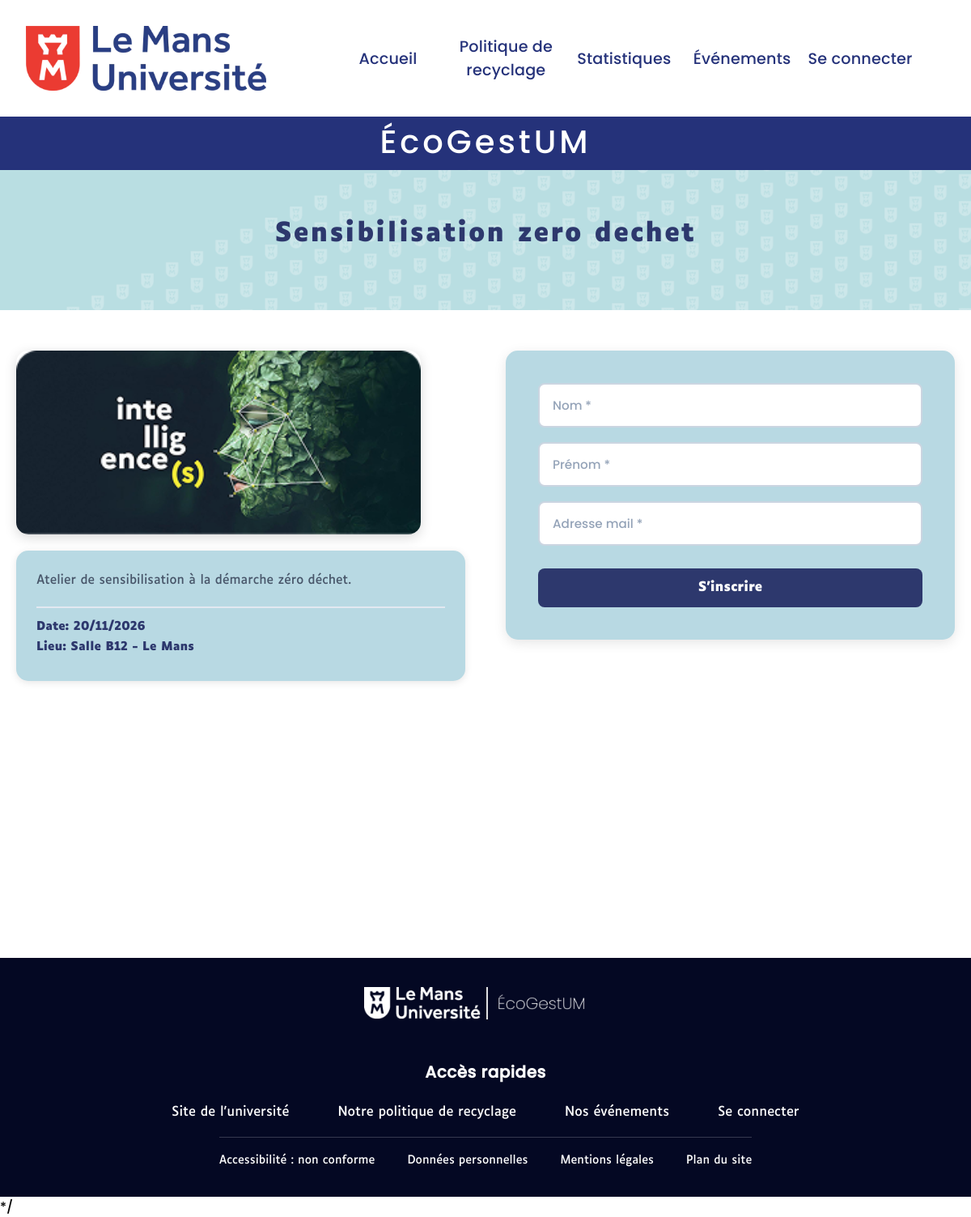
The page /index.php?action=inscription&id=3 on the database its author committed.
### tables this page shows
CREATE TABLE EVENEMENT (
Id_evenement INT NOT NULL AUTO_INCREMENT,
Nom_evenement VARCHAR(255) DEFAULT NULL,
Localisation_evenement VARCHAR(255) DEFAULT NULL,
Date_evenement DATE DEFAULT NULL,
Id_categorie_evenement INT NOT NULL,
Id_utilisateur INT NOT NULL,
Description VARCHAR(255) DEFAULT NULL,
PRIMARY KEY (Id_evenement),
KEY fk_evenement_categorie (Id_categorie_evenement),
KEY fk_evenement_utilisateur (Id_utilisateur),
CONSTRAINT fk_evenement_categorie FOREIGN KEY (Id_categorie_evenement) REFERENCES CATEGORIE_EVENEMENT (Id_categorie_evenement),
CONSTRAINT fk_evenement_utilisateur FOREIGN KEY (Id_utilisateur) REFERENCES UTILISATEUR (Id_utilisateur)
);

### controllers/Inscription.php (called while the page is built, shortened)
<?php
include "models/gererEvenement.php";
$evenement = getInfoEvent($conn, $_GET['id']);
include "views/header.php";
include "views/inscription.php";
include "views/footer.php";
?>

### models/gererEvenement.php (called while the page is built, shortened)
<?php
function getInfoEvent($conn, $id) {
    $stmt = $conn->prepare(
        'SELECT e.*,
                (SELECT Url_image
                 FROM IMAGE_EVENEMENT
                 WHERE Id_evenement = e.Id_evenement LIMIT 1) as Url_image
         FROM Evenement e
         WHERE e.Id_evenement = ?'
    );
    $stmt->bind_param("i", $id);
    $stmt->execute();
    $result = $stmt->get_result();
    return $result->fetch_assoc();
}
?>

### views/inscription.php (the view, shortened to what this page needs)
<link rel="stylesheet" href="assets/css/StyleInscriptionEvent.css?v=<?= time() ?>">
<div class="inscription-banner">
    <h1><?= htmlspecialchars($evenement['Nom_evenement']) ?></h1>
</div>
<div class="evenements-conteneur">
  <?php if (isset($evenement) && $evenement): ?>
    <div class="evenement-ligne">
      <div class="evenement-gauche">
        <?php if (!empty($evenement['Url_image'])): ?>
          <img src="<?= htmlspecialchars($evenement['Url_image']) ?>"
               alt="<?= htmlspecialchars($evenement['Nom_evenement']) ?> illustration">
        <?php else: ?>
          <div class="image-placeholder">📅</div>
        <?php endif; ?>
        <div class="event-info-box">
          <p><?= htmlspecialchars($evenement['Description']) ?></p>
          <div class="event-info">
            <div class="event-date">
              <strong>Date:</strong> <?= date('d/m/Y', strtotime($evenement['Date_evenement'])) ?>
            </div>
            <div class="event-location">
              <strong>Lieu:</strong> <?= htmlspecialchars($evenement['Localisation_evenement']) ?>
            </div>
          </div>
        </div>
      </div>
      <div class="evenement-details">
        <form class="formulaire-inscription" method="post" action="?action=inscription&id=<?= $evenement['Id_evenement'] ?>" id="formInscription">
          <input type="text" name="nom" placeholder="Nom *" required>
          <input type="text" name="prenom" placeholder="Prénom *" required>
          <input type="email" name="email" placeholder="Adresse mail *" required>
          <button type="submit">S'inscrire</button>
        </form>
      </div>
    </div>
  <?php endif; ?>
</div>

### assets/css/style.css (style rules this page uses)
* { margin: 0; font-family: 'Luciole','Montserrat', 'Arial'; }

### assets/css/StyleInscriptionEvent.css (style rules this page uses)
* { margin: 0; padding: 0; box-sizing: border-box; }
.inscription-banner { background: url('../backgroundlight.png') center/cover; padding: 60px 20px; text-align: center; position: relative; isolation: isolate; }
.inscription-banner::before { content: ''; position: absolute; inset: 0; background: url('bacjkgroundlight.png') center/cover; z-index: 0; }
.inscription-banner h1, .inscription-banner h2 { position: relative; z-index: 1; color: #2d386d; }
.inscription-banner h1 { font-size: 2rem; font-weight: 700; letter-spacing: 2px; margin-bottom: 15px; }
.evenements-conteneur { min-height: 100vh; background: white; padding: 50px 20px; }
.evenement-ligne { max-width: 1200px; margin: 0 auto; display: flex; gap: 50px; align-items: flex-start; }
.evenement-gauche { flex: 1; display: flex; flex-direction: column; gap: 20px; }
.evenement-gauche img { width: 100%; max-width: 500px; height: auto; border-radius: 15px; box-shadow: 0 4px 15px rgba(0, 0, 0, 0.15); }
.event-info-box { background: #B8D9E3; padding: 25px; border-radius: 15px; box-shadow: 0 2px 10px rgba(0, 0, 0, 0.1); }
.event-info-box p { font-size: 0.95rem; color: #475569; line-height: 1.6; margin-bottom: 20px; }
.event-info { padding-top: 15px; border-top: 2px solid #e2e8f0; }
.event-date, .event-location { font-size: 0.9rem; color: #2d386d; font-weight: 600; margin-bottom: 8px; }
.event-date strong, .event-location strong { font-weight: 700; }
.evenement-details { flex: 1; }
.formulaire-inscription { background: #B8D9E3; padding: 40px; border-radius: 15px; box-shadow: 0 4px 15px rgba(0, 0, 0, 0.1); display: flex; flex-direction: column; gap: 18px; }
.formulaire-inscription input { padding: 14px 16px; border: 2px solid #cbd5e1; border-radius: 8px; font-size: 0.95rem; font-family: 'Poppins', sans-serif; outline: none; transition: border-color 0.3s; }
.formulaire-inscription input::placeholder { color: #94a3b8; }
.formulaire-inscription button { background: #2d386d; color: white; font-weight: 700; font-size: 1rem; padding: 14px; border: none; border-radius: 8px; cursor: pointer; margin-top: 10px; transition: background 0.3s; }

### rows shown on the page
evenement: Nom_evenement "Sensibilisation zero dechet", Description "Atelier de sensibilisation à la démarche zéro déchet.", Date_evenement "20/11/2026", Localisation_evenement "Salle B12 - Le Mans"
